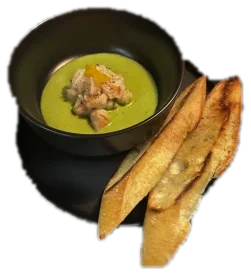
#> input picture scripts/dish-assets/cutouts/dish-01.webp, 251 x 275 px; its folder holds only this picture in this run
$ python palettes.py
#> lines starting #> are read from the running program, lines starting #| are printed output that depends on the picture; after the words box and inside, x2 and y2 are one past the last pixel; in counts of white or black regions, pixels touching at a corner belong together
"""Reduce each dish photograph to the handful of numbers a reconstruction
needs: how big the food is relative to the vessel, and what colour it is.

The archive shows nine dishes at once, so hand-modelling all fifteen is
not on. Instead each one is rebuilt from a generic mound of lumps in its
own colours -- which at that size reads as the dish it came from, because
what identifies a dish across a grid is its palette and its spread, not
the shape of any individual piece.
"""
import json
import numpy as np
from PIL import Image
from scipy import ndimage


def food_mask(rgb, alpha):
    """Food is what isn't dark ceramic: brighter, or more saturated."""
    r, g, b = rgb[:, :, 0], rgb[:, :, 1], rgb[:, :, 2]
    lum = 0.2126 * r + 0.7152 * g + 0.0722 * b
    sat = rgb.max(axis=2) - rgb.min(axis=2)
    m = (alpha > 40) & ((lum > 88) | (sat > 58))
    m = ndimage.binary_opening(m, np.ones((3, 3)))
    return ndimage.binary_closing(m, np.ones((7, 7)))


def palette(px, k=3, iters=14):
    """A few representative colours, by k-means with a deterministic start
    so the same photograph always yields the same palette."""
    if len(px) > 20000:
        px = px[:: len(px) // 20000]
    order = np.argsort(px.sum(axis=1))
    centres = np.stack([px[order[int(len(px) * q)]] for q in (0.2, 0.55, 0.85)][:k]).astype(float)
    for _ in range(iters):
        d = ((px[:, None, :] - centres[None, :, :]) ** 2).sum(axis=2)
        which = d.argmin(axis=1)
        for i in range(k):
            if (which == i).any():
                centres[i] = px[which == i].mean(axis=0)
    weights = [float((which == i).mean()) for i in range(k)]
    return centres, weights


def hexc(c):
    return '#' + ''.join('%02x' % int(max(0, min(255, v))) for v in c)


def describe(path):
#> called with path = 'scripts/dish-assets/cutouts/dish-01.webp'
    a = np.asarray(Image.open(path).convert('RGBA')).astype(int)
    rgb, alpha = a[:, :, :3], a[:, :, 3]
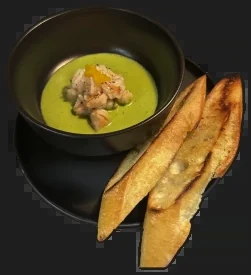
#> rgb: shape (275, 251, 3) int64; mean R, G, B 80.2, 65.7, 35.4
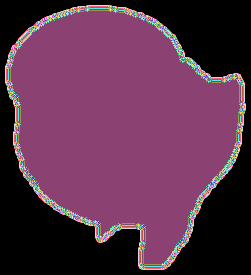
#> alpha: shape (275, 251) int64; 231 distinct labels, from 0 to 255; one colour per label, 0 black
    vessel = alpha > 40
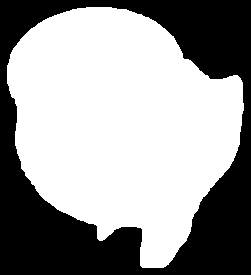
#> vessel: shape (275, 251) bool; 60.7% white; 1 black region, box (x1, y1, x2, y2) and area: (0, 0, 251, 275) 27116
    food = food_mask(rgb, alpha)
#> in food_mask, `r, g, b = rgb[:, :, 0], rgb[:, :, 1], rgb[:, :, 2]`:
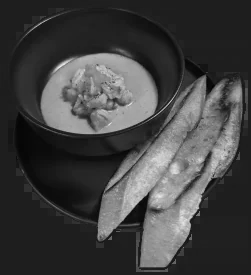
#> g: shape (275, 251) int64; min 0, max 237, mean 65.7
#> in food_mask, `r, g, b = rgb[:, :, 0], rgb[:, :, 1], rgb[:, :, 2]`:
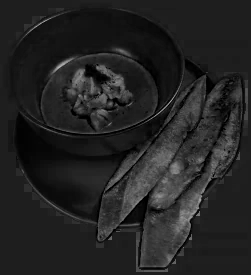
#> b: shape (275, 251) int64; min 0, max 180, mean 35.4
#> in food_mask, `sat = rgb.max(axis=2) - rgb.min(axis=2)`:
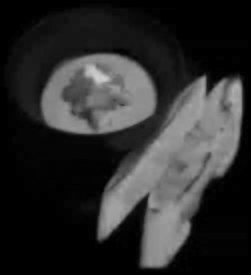
#> sat: shape (275, 251) int64; min 0, max 206, mean 45.1
#> in food_mask, `m = (alpha > 40) & ((lum > 88) | (sat > 58))`: m: shape (275, 251) bool; 31.8% white; 18 white regions (16 under 20 px), largest, box (x1, y1, x2, y2) and area: (40, 53, 243, 268) 21898, (26, 17, 53, 35) 35
#> in food_mask, `m = ndimage.binary_opening(m, np.ones((3, 3)))`: m: shape (275, 251) bool; 31.6% white; 2 white regions, box (x1, y1, x2, y2) and area: (98, 76, 243, 268) 14224, (40, 53, 158, 135) 7597
#> in food_mask, `return ndimage.binary_closing(m, np.ones((7, 7)))`:
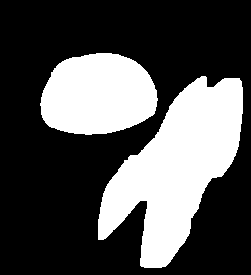
#> returned value: shape (275, 251) bool; 31.8% white; 2 white regions, box (x1, y1, x2, y2) and area: (98, 76, 243, 268) 14288, (40, 53, 158, 135) 7670
    ys, xs = np.where(vessel)
    fy, fx = np.where(food)
    if len(fy) < 200:
        food = vessel
        fy, fx = ys, xs
    vw = xs.max() - xs.min()
#> vw = 236
    centres, weights = palette(rgb[food])
#> in palette, `centres = np.stack([px[order[int(len(px) * q)]] for q in (0.2, 0.55, 0..`: centres = [[175, 101, 42], [192, 134, 55], [188, 165, 107]]
#> after the loop in palette, `for _ in range(iters):`: centres = [[117.5, 76.2, 26.52], [178.4, 140.1, 46.65], [216.8, 169.1, 86.45]]
#> in palette, `weights = [float((which == i).mean()) for i in range(k)]`: weights = [0.158, 0.56, 0.282]
#> weights = [0.158, 0.56, 0.282]
    order = np.argsort(weights)[::-1]
#> order = [1, 2, 0]
    return {
        # Food width as a fraction of the vessel's, which is what decides
        # whether a dish reads as a heap or as a garnish on a wide plate.
        'spread': round(float((fx.max() - fx.min()) / max(vw, 1)), 3),
        # Where the food sits, as an offset from the vessel's centre.
        'offset': [
            round(float((fx.mean() - xs.mean()) / max(vw, 1)), 3),
            round(float((fy.mean() - ys.mean()) / max(vw, 1)), 3),
        ],
        'colors': [hexc(centres[i]) for i in order],
        'weights': [round(weights[i], 3) for i in order],
    }


if __name__ == '__main__':
    import glob
    import os
    out = {}
    for p in sorted(glob.glob('scripts/dish-assets/cutouts/dish-*.webp')):
        name = os.path.basename(p).replace('.webp', '')
        out[name] = describe(p)
        print(name, out[name])
#| dish-01 {'spread': 0.856, 'offset': [0.117, 0.075], 'colors': ['#b28c2e', '#d8a956', '#754c1a'], 'weights': [0.56, 0.282, 0.158]}
    with open('src/assets/dishes/palettes.json', 'w') as f:
        json.dump(out, f, indent=1)
    print('\nwrote src/assets/dishes/palettes.json')

$ run again, on scripts/dish-assets/cutouts/dish-06.webp
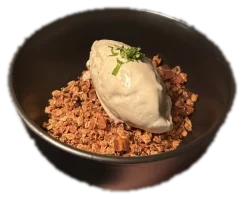
#> input picture scripts/dish-assets/cutouts/dish-06.webp, 244 x 199 px
#> alpha: shape (199, 244) int64; 205 distinct labels, from 0 to 255
#> in describe, `vessel = alpha > 40`:
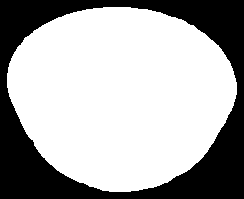
#> vessel: shape (199, 244) bool; 67.1% white; 1 black region, box (x1, y1, x2, y2) and area: (0, 0, 244, 199) 15974
#> in food_mask, `return ndimage.binary_closing(m, np.ones((7, 7)))`:
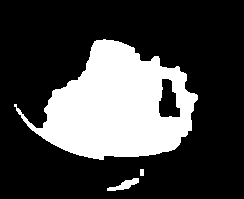
#> returned value: shape (199, 244) bool; 26.5% white; 3 white regions, box (x1, y1, x2, y2) and area: (14, 39, 198, 160) 12654, (107, 178, 139, 191) 185, (140, 169, 144, 176) 28
#> fy = 12867 values from 39 to 190; fx = 12867 values, max 197 at index 4552, min 14 at index 5609, mean 116.7
#> vw = 229
#> in palette, `order = np.argsort(px.sum(axis=1))`: order = 12867 values, max 12866 at index 3452, min 0 at index 4130, mean 6433
#> in palette, `centres = np.stack([px[order[int(len(px) * q)]] for q in (0.2, 0.55, 0..`: centres = [[110, 82, 57], [213, 138, 79], [235, 202, 154]]
#> after the loop in palette, `for _ in range(iters):`: centres = [[112.3, 61.54, 31.93], [189, 123.4, 77.31], [232.9, 195.9, 147.6]]
#> in palette, `weights = [float((which == i).mean()) for i in range(k)]`: weights = [0.296, 0.35, 0.354]
#> in describe, `order = np.argsort(weights)[::-1]`: order = [2, 1, 0]
#| dish-06 {'spread': 0.799, 'offset': [-0.018, 0.054], 'colors': ['#e8c393', '#bd7b4d', '#703d1f'], 'weights': [0.354, 0.35, 0.296]}

$ run again, on scripts/dish-assets/cutouts/dish-07.webp
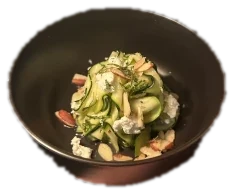
#> input picture scripts/dish-assets/cutouts/dish-07.webp, 234 x 194 px
#> alpha: shape (194, 234) int64; 215 distinct labels, from 0 to 255
#> vessel: shape (194, 234) bool; 66.7% white; 1 black region, box (x1, y1, x2, y2) and area: (0, 0, 234, 194) 15129
#> in food_mask, `return ndimage.binary_closing(m, np.ones((7, 7)))`:
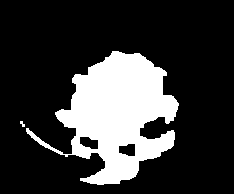
#> returned value: shape (194, 234) bool; 22.1% white; 2 white regions (1 under 20 px), largest, box (x1, y1, x2, y2) and area: (26, 51, 179, 185) 9993
#> fy = 10011 values from 51 to 184; fx = 10011 values, max 178 at index 3978, min 20 at index 5897, mean 117.3
#> vw = 219
#> in palette, `order = np.argsort(px.sum(axis=1))`: order = 10011 values, max 10010 at index 2947, min 0 at index 2642, mean 5005
#> in palette, `centres = np.stack([px[order[int(len(px) * q)]] for q in (0.2, 0.55, 0..`: centres = [[124, 86, 26], [172, 158, 72], [215, 201, 147]]
#> after the loop in palette, `for _ in range(iters):`: centres = [[103.1, 79.17, 33.37], [166.5, 139.3, 77.87], [226.8, 200.6, 135.4]]
#> in palette, `weights = [float((which == i).mean()) for i in range(k)]`: weights = [0.363, 0.309, 0.329]
#> in describe, `order = np.argsort(weights)[::-1]`: order = [0, 2, 1]
#| dish-07 {'spread': 0.721, 'offset': [0.003, 0.095], 'colors': ['#674f21', '#e2c887', '#a68b4d'], 'weights': [0.363, 0.329, 0.309]}
